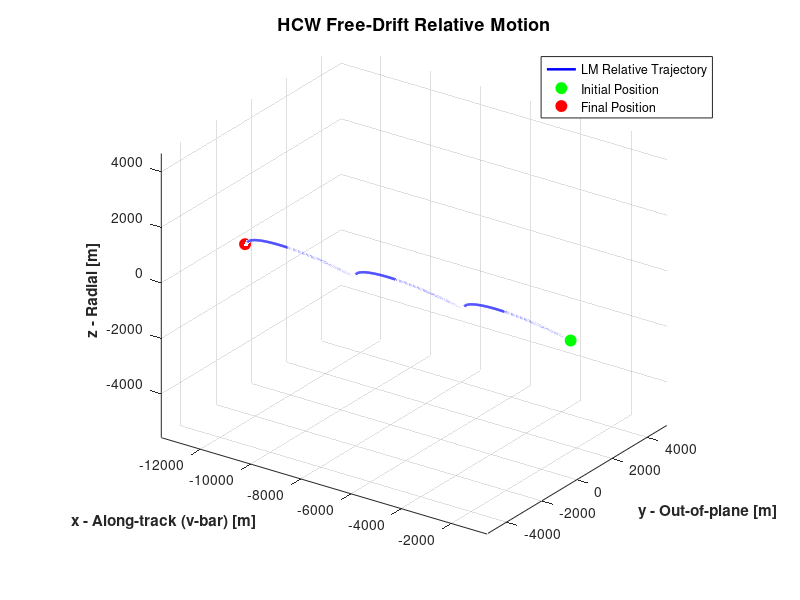
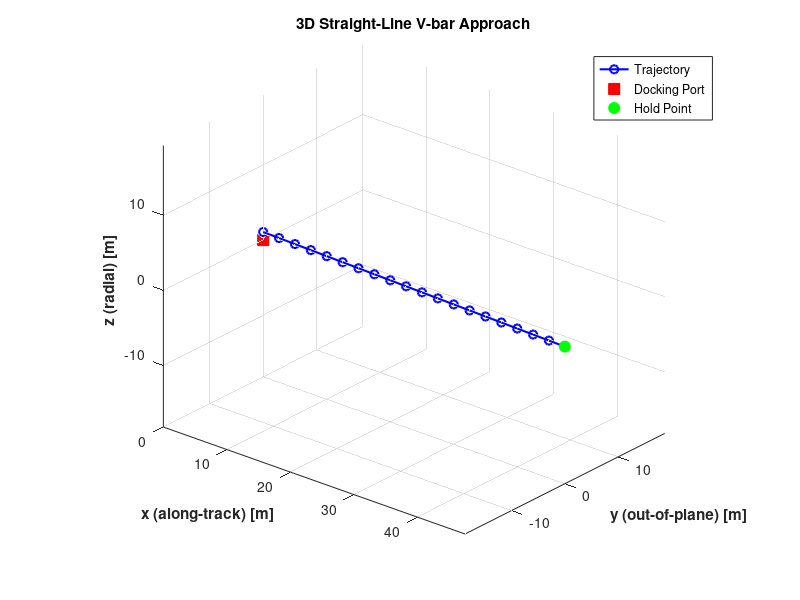
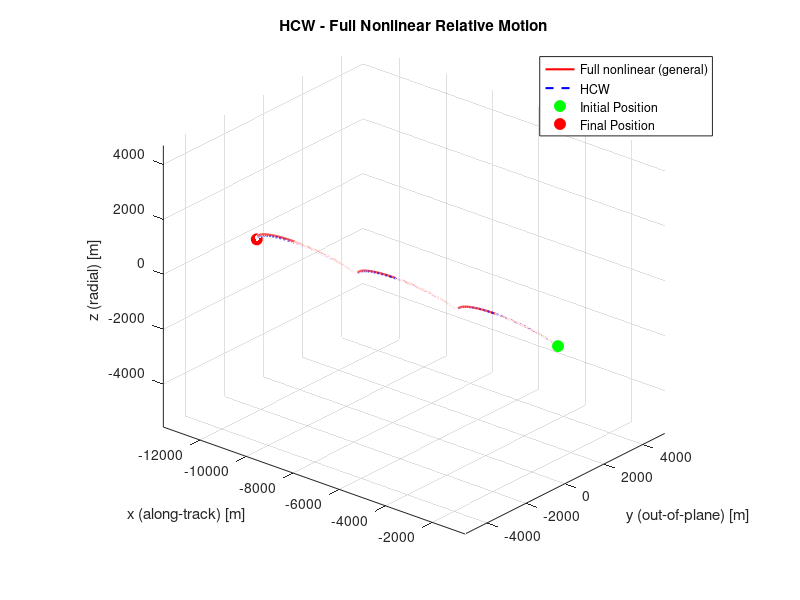
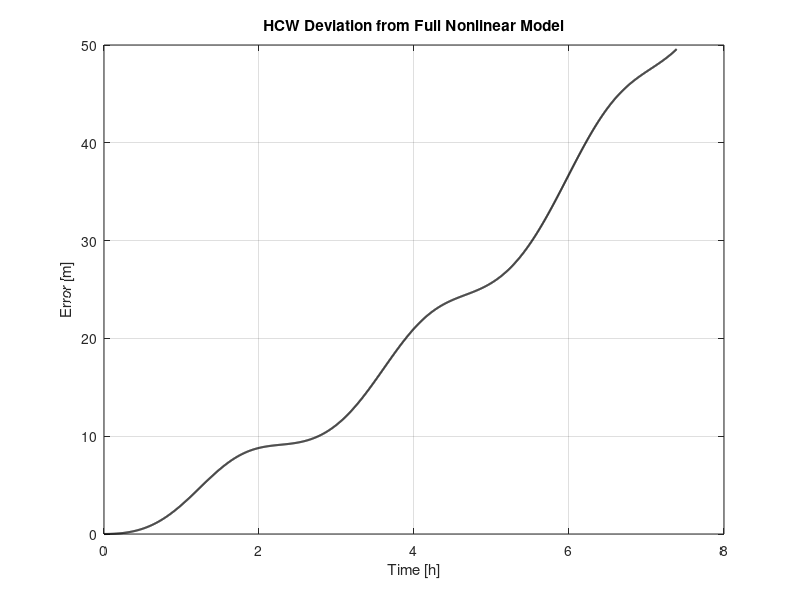

The MATLAB source for these figures, in order: (Note: this script raises an error after producing the figures.)
clear all;
close all;
clc;

%% =========================================================
%  PART 2 – Relative Motion and HCW Dynamics
%
%  The LM is assumed to end the Hohmann transfer with residual
%  relative position and velocity errors with respect to the MS.
%
%  The relative dynamics are modeled using the linearized
%  Hill–Clohessy–Wiltshire (HCW) equations in the LVLH frame:
%
%     x-axis -> along-track direction (V-bar)
%     y-axis -> out-of-plane direction (H-bar)
%     z-axis -> radial direction toward the Moon (R-bar)
% ==========================================================

% ==========================================================
%   POINT 1 – Random Initial Errors
% ==========================================================

% --- Relative position error (random direction, constrained norm) ---
delta_r_dir = randn(3,1);
delta_r_dir = delta_r_dir/norm(delta_r_dir);   % Normalization 

delta_r_min = 0.5;       % 500 m = 0.5 km
delta_r_max = 1;         % 1000 m = 1 km
rho_mag = delta_r_min + (delta_r_max-delta_r_min)*rand;  % Random position error magnitude inside required range [km]

delta_r0 = rho_mag * delta_r_dir;   % Initial relative position error vector [km]

% --- Relative velocity error (random direction, constrained norm) ---
delta_v_dir = randn(3,1);
delta_v_dir = delta_v_dir/norm(delta_v_dir);    % Normalization 

delta_v_min = 0.0001;    % 0.1 m/s = 1e-4 km/s
delta_v_max = 0.001;     % 1   m/s = 1e-3 km/s
v_mag = delta_v_min + (delta_v_max-delta_v_min)*rand;    % Random velocity error magnitude inside required range [km/s]

delta_v0 = v_mag * delta_v_dir;     % Initial relative velocity error vector [km/s]

% --- Initial relative state vector (LVLH frame) ---
% State = [x; y; z; x_dot; y_dot; z_dot]
s0 = [delta_r0; delta_v0];

% Reference orbit = MS circular lunar orbit
mu_M = 4902.8;            % Moon gravitational parameter [km^3/s^2]
R_M  = 1737.4;            % Moon mean radius [km]
h2   = 400;               % MS orbit altitude [km]
r_MS = R_M + h2;          % MS orbital radius [km]
n = sqrt(mu_M / r_MS^3);  % Mean motion MS [rad/s]


% =========================================================
%  HCW Analytical Propagation using STM
%  Relative state evolution:  s(t) = Phi(t) * s0
%  where Phi(t) is the HCW State Transition Matrix.
% =========================================================

% initial relative position -> relative position
phi_rr = @(t) [1, 0, 6*n*t-6*sin(n*t);
    0, cos(n*t), 0;
    0, 0, 4-3*cos(n*t)];

% initial relative velocity -> relative position
phi_rv = @(t) [((4*sin(n*t))/n)-3*t, 0, (2*(1-cos(n*t)))/n;
    0, sin(n*t)/n, 0;
    (2*(cos(n*t)-1))/n, 0, sin(n*t)/n];

% initial relative position -> relative velocity
phi_vr = @(t) [0, 0, 6*n*(1-cos(n*t));
    0, -n*sin(n*t), 0;
    0, 0, 3*n*sin(n*t)];

% initial relative velocity -> relative velocity
phi_vv = @(t) [4*cos(n*t)-3, 0, 2*sin(n*t);
    0, cos(n*t), 0;
    -2*sin(n*t), 0, cos(n*t)];

% ==========================================================
%   POINT 2 – Propagate the relative motion
% ==========================================================

T = 2*pi / n;                 % MS orbital period [s]
t_vec = linspace(0,3*T,2000); % Time span vector for propagation
s = zeros(length(t_vec),6);   % State matrix inizialization  

for i = 1:length(t_vec)
    t = t_vec(i);

% Complete HCW State Transition Matrix (6x6)
phi = [phi_rr(t), phi_rv(t);
    phi_vr(t), phi_vv(t)];

s(i,:) = phi*s0;              % Propagated relative state at current time
end

% =========================================================
%  Free-Drift Relative Motion Plot
% ==========================================================

figure('Name','PART 2 – HCW Free Drift','Color','w');

hold on;
grid on;
axis equal;

% 3D free-drift trajectory
plot3(s(:,1)*1000, s(:,2)*1000, s(:,3)*1000, 'b-', 'LineWidth',1.8, 'DisplayName','LM Relative Trajectory');
% Initial position
plot3(s(1,1)*1000, s(1,2)*1000, s(1,3)*1000, 'go', 'MarkerFaceColor','g', 'MarkerSize',8, 'DisplayName','Initial Position');
% Final position
plot3(s(end,1)*1000, s(end,2)*1000, s(end,3)*1000, 'ro', 'MarkerFaceColor','r', 'MarkerSize',8, 'DisplayName','Final Position');

 
xlabel('x - Along-track (v-bar) [m]','FontWeight','bold');
ylabel('y - Out-of-plane [m]','FontWeight','bold');
zlabel('z - Radial [m]','FontWeight','bold');

title('HCW Free-Drift Relative Motion','FontSize',13);

legend('Location','best');

view(35,25);

hold off;

%% =========================================================
%   POINT 3 – Two-impulse corrective maneuver
% ==========================================================

% =========================================================
% Design of a two-impulse maneuver using the HCW framework
% to target a 50 m V-bar hold point ahead of the MS.
% =========================================================

% Set the Target Conditions
r_final = [0.05,0,0]'; % Position vector in LVLH frame [km]
v_final = [0,0,0]';    % Final velocity vector for hold position [km/s]

% Transfer Time
t_man = T/4;           % A quarter of the orbital period

% =========================================================
% Compute the First Impulse (Departure Burn)
% From: r_final = phi_rr*r_0 + phi_rv*(v_0+delta_v1)
% This impulse puts the LM on a collision course with the 
% target point.
% =========================================================

% First Impulse
delta_v1 = phi_rv(t_man) \ (r_final-phi_rr(t_man)*delta_r0)-delta_v0;
delta_v1_mag = norm(delta_v1);

% =========================================================
% Compute the Second Impulse (Arrival Burn)
% This impulse required to stop the LM 
% =========================================================

% Second Impulse 
delta_v2 = -(phi_vr(t_man)*delta_r0 + phi_vv(t_man)*(delta_v0 + delta_v1));
delta_v2_mag = norm(delta_v2);

% Total Cost
total_delta_v = norm(delta_v1) + norm(delta_v2); % Sum of magnitude of the two burns.

fprintf('===== POINT 3 =====\n');
fprintf('Delta_V1          = %.6f m/s\n', delta_v1_mag*1000);
fprintf('Delta_V2          = %.6f m/s\n', delta_v2_mag*1000);
fprintf('Total Delta-V     = %.6f m/s\n\n', total_delta_v*1000);


%% =========================================================
%  POINT 4 – Straight-Line V-bar Approach
% =========================================================
%
%  In this phase, the LM performs the final approach from the hold point
%  (computed in Point 3) to the docking port of the MS, located at the origin
%  of the LVLH frame.
%
%  The maneuver is designed as a forced straight-line motion along the V-bar
%  (along-track direction, x-axis), using a sequence of impulsive corrections.
%
%  At each time step:
%    - a desired velocity is computed to ensure linear convergence to the target
%    - an impulsive correction ΔV is applied
%    - the relative motion is propagated using HCW equations over Δt_imp
%
%  The total ΔV is obtained by summing all impulsive corrections.
% ==========================================================


% Initial condition = hold point from Point 3
r_curr = r_final;      % [km]
v_curr = v_final;      % should be 0

% Target docking point
r_target = [0;0;0];

% Control parameters
N_imp = 20;         % number of impulses
dt_imp = 30;        % time step [s]

traj_vbar = zeros(N_imp,3);

DeltaV_vbar = 0;

for k = 1:N_imp

    t_remain = (N_imp - k + 1)*dt_imp;      % Remaining time
    v_des = [(r_target(1)-r_curr(1))/t_remain; 0; 0];    % Desired velocity
    dv = v_des - v_curr;                    % Required impulse

    DeltaV_vbar = DeltaV_vbar + norm(dv);   % Total DeltaV computation

    v_curr = v_curr + dv;                   % Impulse apply

    % --- HCW propagation for dt_imp ---

    phi_rr = [1, 0, 6*n*dt_imp-6*sin(n*dt_imp);
        0, cos(n*dt_imp), 0;
        0, 0, 4-3*cos(n*dt_imp)];

    phi_rv = [((4*sin(n*dt_imp))/n)-3*dt_imp, 0, (2*(1-cos(n*dt_imp)))/n;
        0, sin(n*dt_imp)/n, 0;
        (2*(cos(n*dt_imp)-1))/n, 0, sin(n*dt_imp)/n];

    phi_vr = [0, 0, 6*n*(1-cos(n*dt_imp));
        0, -n*sin(n*dt_imp), 0;
        0, 0, 3*n*sin(n*dt_imp)];

    phi_vv = [4*cos(n*dt_imp)-3, 0, 2*sin(n*dt_imp);
        0, cos(n*dt_imp), 0;
        -2*sin(n*dt_imp), 0, cos(n*dt_imp)];

    % Propagation
    r_next = phi_rr*r_curr + phi_rv*v_curr;
    v_next = phi_vr*r_curr + phi_vv*v_curr;

    traj_vbar(k,:) = r_next';   % Trajectory State for plotting

    % Update state
    r_curr = r_next;
    v_curr = v_next;
end

fprintf('===== POINT 4 =====\n');
fprintf('Total Delta-V (V-bar approach) = %.6f m/s\n\n', DeltaV_vbar*1000);

% ======= TRAJECTORY PLOT =====================================

figure('Name','V-bar Approach 3D','Color','w');
hold on; grid on; axis equal;

plot3(traj_vbar(:,1)*1000, traj_vbar(:,2)*1000, traj_vbar(:,3)*1000, ...
    'b-o','LineWidth',1.5,'DisplayName','Trajectory');

% Docking port (origine)
plot3(0,0,0,'rs','MarkerFaceColor','r','MarkerSize',8,...
    'DisplayName','Docking Port');

% Starting Point (hold point)
plot3(traj_vbar(1,1)*1000, traj_vbar(1,2)*1000, traj_vbar(1,3)*1000, ...
    'go','MarkerFaceColor','g','MarkerSize',8,...
    'DisplayName','Hold Point');

xlabel('x (along-track) [m]','FontWeight','bold');
ylabel('y (out-of-plane) [m]','FontWeight','bold');
zlabel('z (radial) [m]','FontWeight','bold');

title('3D Straight-Line V-bar Approach');

legend('Location','best');

view(40,25);


%% ========================================================
%  POINT 5.2 – Full Nonlinear Relative Motion (LVLH Frame)
% =========================================================
%
%  We propagate the relative motion using the exact nonlinear equations
%  derived from the transformation between inertial and rotating frames.
%
%  Starting from:
%
%     d(rho)/dt_inertial = drho + omega x rho
%
%     d^2(rho)/dt^2_inertial =
%           d^2rho/dt^2
%         + 2 omega x drho/dt
%         + omega x (omega x rho)
%
%  Substituting the gravitational acceleration:
%
%     d^2(rho)/dt^2_inertial =
%        -mu * ( r_chaser/|r_chaser|^3 - r_target/|r_target|^3 )
%
%  we obtain the FULL NONLINEAR RELATIVE MOTION equation:
%
%     rho_ddot =
%        - mu * ( r_chaser/|r_chaser|^3 ) 
%        + mu * ( r_target/|r_target|^3 ) 
%        - 2 omega x rho_dot 
%        - omega x (omega x rho)
%
%  This model does NOT rely on linearization (unlike HCW).
% ==========================================================

omega = [0; -n; 0];              % LVLH angular velocity [rad/s]
r_target  = [0; 0; -r_MS];       % MS position (z = radial axis) [km]

f_nonlin = @(~,s) [ s(4:6);
    - mu_M*( r_target + s(1:3) ) / norm(r_target + s(1:3))^3 ...
    + mu_M*r_target/norm(r_target)^3 ...
    - 2*cross(omega, s(4:6)) ...
    - cross(omega, cross(omega, s(1:3))) ...
    ];

opts = odeset('RelTol',1e-12,'AbsTol',1e-14);
[t_nonlin, s_nonlin] = ode45(f_nonlin, t_vec, s0, opts);
r_nonlin = s_nonlin(:,1:3);

% =========================================================
%  ERROR NON LINEAR - HCW
% =========================================================

r_hcw = s(:,1:3);                   % HCW relative position [km]
err = vecnorm(r_nonlin - r_hcw,2,2);    % position error at each time [km]

fprintf('===== POINT 5.2 =====\n');
fprintf('Max Error Non Linear - HCW = %.6f m\n\n', max(err)*1000);

% ======= TRAJECTORY PLOT =================================

figure('Name','HCW - Full Nonlinear Relative Motion','Color','w');
hold on; grid on; axis equal;

plot3(r_nonlin(:,1)*1000, r_nonlin(:,2)*1000, r_nonlin(:,3)*1000, ...
    'r-','LineWidth',1.5,'DisplayName','Full nonlinear (general)');

plot3(r_hcw(:,1)*1000, r_hcw(:,2)*1000, r_hcw(:,3)*1000, ...
    'b--','LineWidth',1.5,'DisplayName','HCW');

% Initial position
plot3(s(1,1)*1000, s(1,2)*1000, s(1,3)*1000, 'go', 'MarkerFaceColor','g', 'MarkerSize',8, 'DisplayName','Initial Position');
% Final position
plot3(s(end,1)*1000, s(end,2)*1000, s(end,3)*1000, 'ro', 'MarkerFaceColor','r', 'MarkerSize',8, 'DisplayName','Final Position');

xlabel('x (along-track) [m]');
ylabel('y (out-of-plane) [m]');
zlabel('z (radial) [m]');

title('HCW - Full Nonlinear Relative Motion');
legend('Location','best');

view(40,25);

% ======= ERROR PLOT ======================================

figure('Name','Error Non Linear - HCW','Color','w');
plot(t_vec/3600, err*1000,'k','LineWidth',1.5);
grid on;

xlabel('Time [h]');
ylabel('Error [m]');
title('HCW Deviation from Full Nonlinear Model');

%% =========================================================
%   POINT 5.3 – Nonlinear Two-Impulse Maneuver
% =========================================================
%
%  The first impulse ΔV1 is computed iteratively.
%  An initial guess is corrected using fsolve, while the trajectory
%  is propagated with ode45, until the final position matches the target.
%
%  The second impulse ΔV2 is then applied to cancel the residual velocity.
% =========================================================

r_target = r_final;   % [km]
t_man = T/4;          % [s]

% Function: position error at final time
fun = @(dv1) final_position_error(dv1, delta_r0, delta_v0, t_man, f_nonlin, opts, r_target);
dv1_guess = delta_v1;   % Initial guess (using HCW solution as starting point)

% Solve nonlinear targeting problem
dv1_NL = fsolve(fun, dv1_guess);

% Propagate with optimal dv1_NL
s_init = [delta_r0; delta_v0 + dv1_NL];
[~, s_temp] = ode45(f_nonlin, [0 t_man], s_init, opts);
v_final_NL = s_temp(end,4:6)';

dv2_NL = -v_final_NL;   % Second impulse (to stop)

% =========================================================
%  COST AND COMPARISON
% ==========================================================

% Total Delta-V (nonlinear)
DV_tot_NL = norm(dv1_NL) + norm(dv2_NL);

% HCW reference
DV_tot_HCW = norm(delta_v1) + norm(delta_v2);

% Errors
err_dv1 = norm(dv1_NL - delta_v1);
err_dv2 = norm(dv2_NL - delta_v2);
err_DV_tot = abs(DV_tot_NL - DV_tot_HCW);

fprintf('===== POINT 5.3 (NONLINEAR) =====\n');
fprintf('Total Delta-V (NL)   = %.6f m/s\n', DV_tot_NL*1000);
fprintf('Total Delta-V (HCW)  = %.6f m/s\n', DV_tot_HCW*1000);
fprintf('DeltaV total error   = %.6f m/s\n\n', err_DV_tot*1000);

fprintf('DeltaV1 difference   = %.6f m/s\n', err_dv1*1000);
fprintf('DeltaV2 difference   = %.6f m/s\n\n', err_dv2*1000);

% ======= ERROR BAR PLOT =====================================

figure('Name','DeltaV Error HCW vs Nonlinear','Color','w');

bar([err_dv1, err_dv2, err_DV_tot]*1000);
grid on;

xticklabels({'DeltaV1','DeltaV2','Total DeltaV'});
ylabel('Difference [m/s]');
title('HCW vs Nonlinear Impulse Difference');

%% =========================================================
%   POINT 5.4 – Nonlinear V-bar approach
% ==========================================================

% --- Initial condition (hold point) ---
r_curr_NL = r_final;
v_curr_NL = v_final;

r_target = [0; 0; 0];

traj_vbar_NL = zeros(N_imp,3);
DeltaV_vbar_NL = 0;

for k = 1:N_imp

    t_remain = (N_imp - k + 1)*dt_imp;

    % Desired velocity (same logic as HCW)
    v_des = [(r_target(1)-r_curr_NL(1))/t_remain; 0; 0];

    dv = v_des - v_curr_NL;

    DeltaV_vbar_NL = DeltaV_vbar_NL + norm(dv);

    % Apply impulse
    v_curr_NL = v_curr_NL + dv;

    % --- Nonlinear propagation ---
    s_temp = [r_curr_NL; v_curr_NL];

    [~, s_out] = ode45(f_nonlin, [0 dt_imp], s_temp, opts);

    s_next = s_out(end,:)';

    r_curr_NL = s_next(1:3);
    v_curr_NL = s_next(4:6);

    traj_vbar_NL(k,:) = r_curr_NL';
end

fprintf('--- POINT 5.4 NONLINEAR CHECK ---\n');
fprintf('Total Delta-V (Nonlinear) = %.6f m/s\n\n', DeltaV_vbar_NL*1000);

% =========================================================
%  ERROR HCW vs NONLINEAR (trajectory)
% ==========================================================

err_vbar = vecnorm(traj_vbar_NL - traj_vbar,2,2);

fprintf('Final position error (HCW) = %.6f m\n', norm(traj_vbar(end,:))*1000);
fprintf('Final position error (NL)  = %.6f m\n', norm(traj_vbar_NL(end,:))*1000);

% ======= TRAJECTORY PLOT =====================================

figure('Name','V-bar HCW vs Nonlinear','Color','w');
hold on; grid on; axis equal;

plot3(traj_vbar_NL(:,1)*1000, traj_vbar_NL(:,2)*1000, traj_vbar_NL(:,3)*1000, ...
    'r-o','LineWidth',1.5,'DisplayName','Nonlinear');

plot3(traj_vbar(:,1)*1000, traj_vbar(:,2)*1000, traj_vbar(:,3)*1000, ...
    'b--o','LineWidth',1,'DisplayName','Trajectory');

plot3(0,0,0,'ks','MarkerFaceColor','k','DisplayName','Docking Port');

xlabel('x [m]'); ylabel('y [m]'); zlabel('z [m]');
title('V-bar Approach: HCW vs Nonlinear');
legend('Location','best');
view(40,25);

% ======= ERROR PLOT =====================================

figure('Name','Error V-bar HCW vs Nonlinear','Color','w');
plot(1:N_imp, err_vbar*1000,'k','LineWidth',1.5);
grid on;

xlabel('Impulse step');
ylabel('Error [m]');
title('Deviation HCW vs Nonlinear – V-bar Approach');


% Function to evaluate the final position mismatch w. r. t. the target
% after nonlinear propagation for a given first impulsive maneuver d_V1

function err = final_position_error(dv1, r0, v0, t_man, f_nonlin, opts, r_target)
s0 = [r0; v0 + dv1];
[~, s] = ode45(f_nonlin, [0 t_man], s0, opts);
r_final = s(end,1:3)';
err = r_final - r_target;
end
